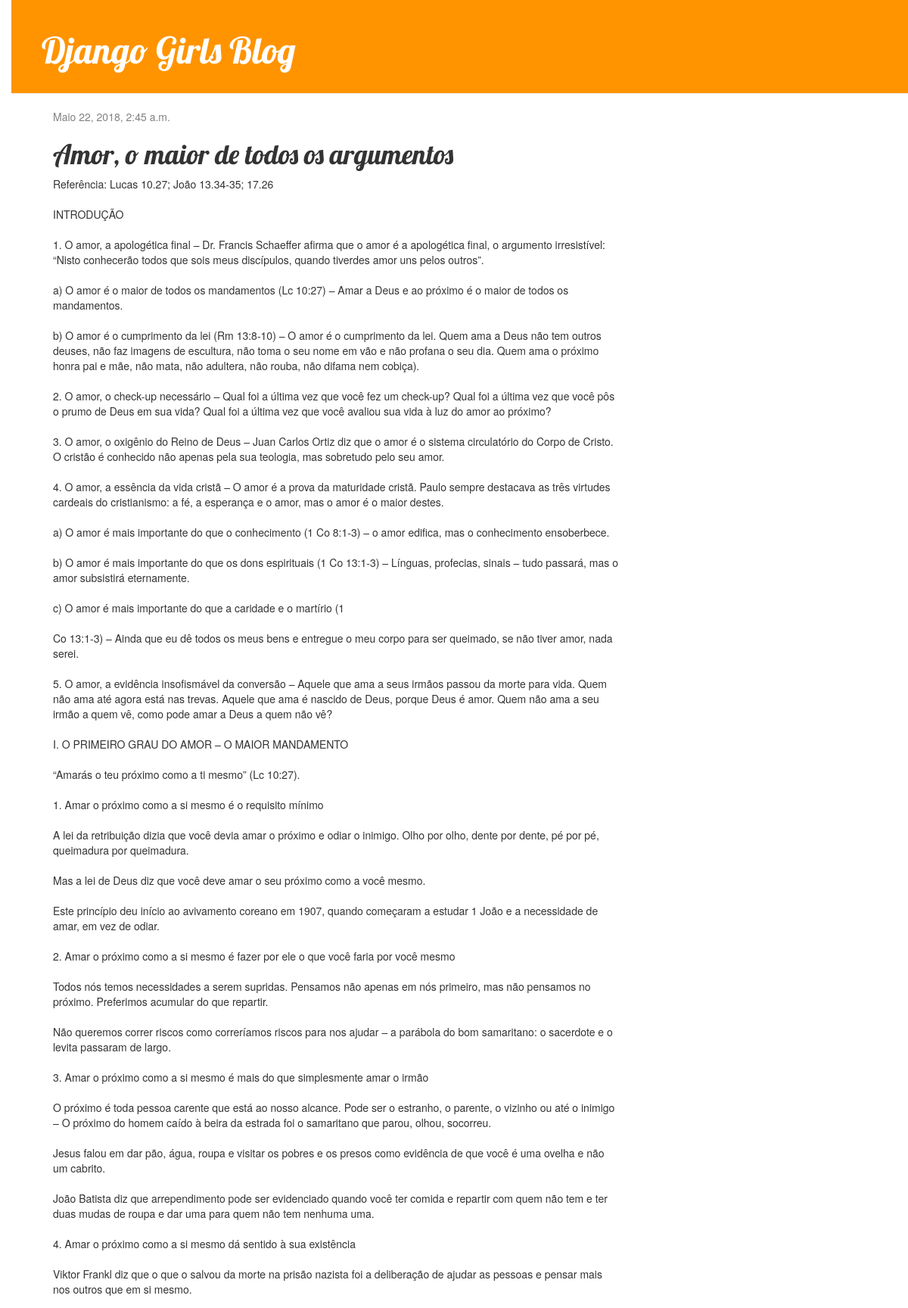
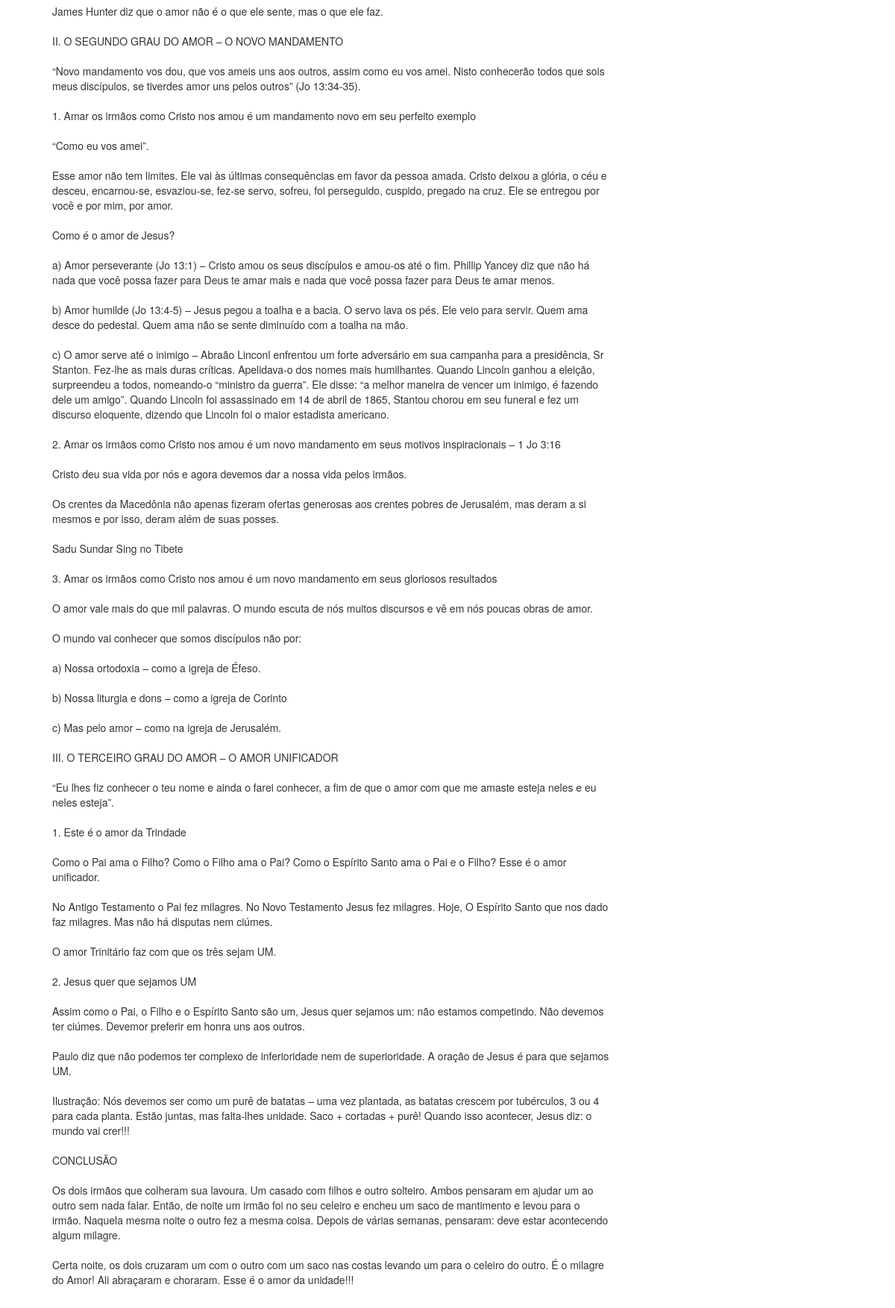
The app's page /post/2/ with its own data (2 pictures, top to bottom).
### blogibn/models.py (models this page shows, shortened)
class Publicacao(models.Model):
    autor = models.ForeignKey('auth.User', on_delete=models.CASCADE)
    titulo = models.CharField(max_length=200)
    texto = models.TextField()
    data_criacao = models.DateTimeField(
            default=timezone.now)
    data_publicacao = models.DateTimeField(
            blank=True, null=True)

### blogibn/views.py (the view)
# urls.py: url(r'^post/(?P<pk>\d+)/$', views.post_detail, name='post_detail'),
def post_detail(request, pk):
    post = get_object_or_404(Publicacao, pk=pk)
    return render(request, 'blogibn/post_detail.html', {'post': post})

### blogibn/templates/blogibn/post_detail.html (shortened to what this page needs)
{% extends 'blogibn/base.html' %}
{% block content %}
    <div class="post">
        {% if post.data_publicacao %}
            <div class="date">
                {{ post.data_publicacao }}
            </div>
        {% endif %}
        <h1>{{ post.titulo }}</h1>
        <p>{{ post.texto|linebreaksbr }}</p>
    </div>
{% endblock %}

### blogibn/static/css/blog.css (style rules this page uses)
h1, h2, h3, h4 { font-family: 'Lobster', cursive; }
.date { color: #828282; }
.post { margin-bottom: 70px; }
body { padding-left: 15px; }

### records on screen
Publicacao: data_publicacao "Maio 22, 2018, 2:45 a.m.", titulo "Amor, o maior de todos os argumentos", texto "Referência: Lucas 10.27; João 13.34-35; 17.26 INTRODUÇÃO 1. O amor, a apologética final – Dr. Francis Schaeffer afirma que o amor é a apologética final, o argumento irresistível: “Nisto conhecerão todos que sois meus discípulos, quando tiverdes amor uns pelos outros”. a) O amor é o maior de todos os mandamentos (Lc 10:27) – Amar a Deus e ao próximo é o maior de todos os mandamentos. b) O amor é o cumprimento da lei (Rm 13:8-10) – O amor é o cumprimento da lei. Quem ama a Deus não tem outros deuses, não faz imagens de escultura, não toma o seu nome em vão e não profana o seu dia. Quem ama o próximo honra pai e mãe, não mata, não adultera, não rouba, não difama nem cobiça). 2. O amor, o…"
